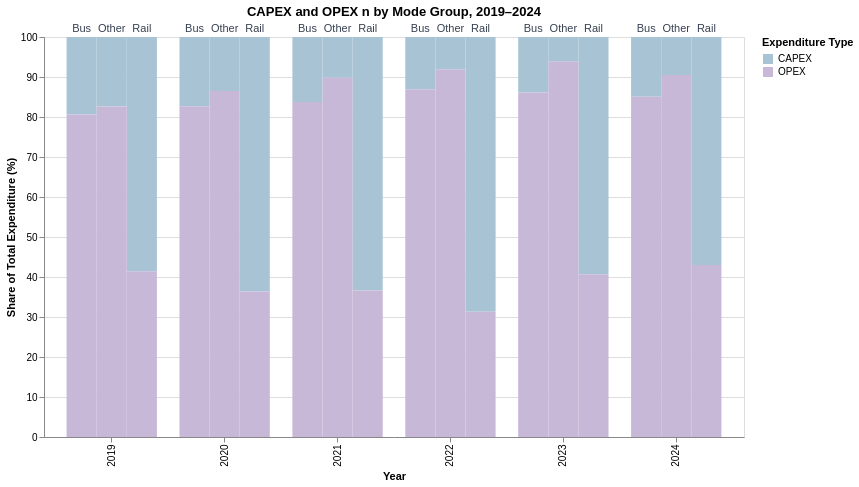

The cell this chart's notebook holds for it:
### Markdown cell above
### 1.2 Capital and Operating Expenditures by Mode Group Over Time

### Code cell
capex_opex_share = chart_ideas.percent_stacked_bar(
    df_merged,
    "mode_group",
    {
        "CAPEX": "total_capital_expenditures_real",
        "OPEX": "operating_expenses_total_real",
    },
    year_range=(2019, 2024),
    chart_title="CAPEX and OPEX n by Mode Group, 2019–2024",
    y_title="Share of Total Expenditure (%)",
    colors=["#A8C4D4", "#C7B8D8"],
)

capex_opex_share

### Figure 1 — Vega specification as saved in the notebook (floating-point values rounded to 4 significant figures)
{"$schema": "https://vega.github.io/schema/vega/v6.json", "data": [{"name": "source_0", "values": [{"amount": 1369000000.0, "category": "CAPEX", "mode_group": "Bus", "percentage": 19.4, "percentage_end": 100.0, "percentage_start": 80.6, "year": 2019}, {"amount": 198900000.0, "category": "CAPEX", "mode_group": "Other", "percentage": 17.37, "percentage_end": 100.0, "percentage_start": 82.63, "year": 2019}, {"amount": 4083000000.0, "category": "CAPEX", "mode_group": "Rail", "percentage": 58.54, "percentage_end": 100.0, "percentage_start": 41.46, "year": 2019}, {"amount": 1190000000.0, "category": "CAPEX", "mode_group": "Bus", "percentage": 17.29, "percentage_end": 100.0, "percentage_start": 82.71, "year": 2020}, {"amount": 139300000.0, "category": "CAPEX", "mode_group": "Other", "percentage": 13.51, "percentage_end": 100.0, "percentage_start": 86.49, "year": 2020}, {"amount": 4931000000.0, "category": "CAPEX", "mode_group": "Rail", "percentage": 63.62, "percentage_end": 100.0, "percentage_start": 36.38, "year": 2020}, {"amount": 1006000000.0, "category": "CAPEX", "mode_group": "Bus", "percentage": 16.24, "percentage_end": 100.0, "percentage_start": 83.76, "year": 2021}, {"amount": 81570000.0, "category": "CAPEX", "mode_group": "Other", "percentage": 10.19, "percentage_end": 100.0, "percentage_start": 89.81, "year": 2021}, {"amount": 4223000000.0, "category": "CAPEX", "mode_group": "Rail", "percentage": 63.35, "percentage_end": 100.0, "percentage_start": 36.65, "year": 2021}, {"amount": 758700000.0, "category": "CAPEX", "mode_group": "Bus", "percentage": 13.07, "percentage_end": 100.0, "percentage_start": 86.93, "year": 2022}, {"amount": 72050000.0, "category": "CAPEX", "mode_group": "Other", "percentage": 8.032, "percentage_end": 100.0, "percentage_start": 91.97, "year": 2022}, {"amount": 5628000000.0, "category": "CAPEX", "mode_group": "Rail", "percentage": 68.7, "percentage_end": 100.0, "percentage_start": 31.3, "year": 2022}, {"amount": 891900000.0, "category": "CAPEX", "mode_group": "Bus", "percentage": 13.9, "percentage_end": 100.0, "percentage_start": 86.1, "year": 2023}, {"amount": 61840000.0, "category": "CAPEX", "mode_group": "Other", "percentage": 6.154, "percentage_end": 100.0, "percentage_start": 93.85, "year": 2023}, {"amount": 4068000000.0, "category": "CAPEX", "mode_group": "Rail", "percentage": 59.31, "percentage_end": 100.0, "percentage_start": 40.69, "year": 2023}, {"amount": 1013000000.0, "category": "CAPEX", "mode_group": "Bus", "percentage": 14.92, "percentage_end": 100.0, "percentage_start": 85.08, "year": 2024}, {"amount": 110100000.0, "category": "CAPEX", "mode_group": "Other", "percentage": 9.478, "percentage_end": 100.0, "percentage_start": 90.52, "year": 2024}, {"amount": 4142000000.0, "category": "CAPEX", "mode_group": "Rail", "percentage": 57.0, "percentage_end": 100.0, "percentage_start": 43.0, "year": 2024}, {"amount": 5685000000.0, "category": "OPEX", "mode_group": "Bus", "percentage": 80.6, "percentage_end": 80.6, "percentage_start": 0.0, "year": 2019}, {"amount": 946500000.0, "category": "OPEX", "mode_group": "Other", "percentage": 82.63, "percentage_end": 82.63, "percentage_start": 0.0, "year": 2019}, {"amount": 2892000000.0, "category": "OPEX", "mode_group": "Rail", "percentage": 41.46, "percentage_end": 41.46, "percentage_start": 0.0, "year": 2019}, {"amount": 5691000000.0, "category": "OPEX", "mode_group": "Bus", "percentage": 82.71, "percentage_end": 82.71, "percentage_start": 0.0, "year": 2020}, {"amount": 891600000.0, "category": "OPEX", "mode_group": "Other", "percentage": 86.49, "percentage_end": 86.49, "percentage_start": 0.0, "year": 2020}, {"amount": 2820000000.0, "category": "OPEX", "mode_group": "Rail", "percentage": 36.38, "percentage_end": 36.38, "percentage_start": 0.0, "year": 2020}, {"amount": 5189000000.0, "category": "OPEX", "mode_group": "Bus", "percentage": 83.76, "percentage_end": 83.76, "percentage_start": 0.0, "year": 2021}, {"amount": 718900000.0, "category": "OPEX", "mode_group": "Other", "percentage": 89.81, "percentage_end": 89.81, "percentage_start": 0.0, "year": 2021}, {"amount": 2443000000.0, "category": "OPEX", "mode_group": "Rail", "percentage": 36.65, "percentage_end": 36.65, "percentage_start": 0.0, "year": 2021}, {"amount": 5045000000.0, "category": "OPEX", "mode_group": "Bus", "percentage": 86.93, "percentage_end": 86.93, "percentage_start": 0.0, "year": 2022}, {"amount": 824900000.0, "category": "OPEX", "mode_group": "Other", "percentage": 91.97, "percentage_end": 91.97, "percentage_start": 0.0, "year": 2022}, {"amount": 2564000000.0, "category": "OPEX", "mode_group": "Rail", "percentage": 31.3, "percentage_end": 31.3, "percentage_start": 0.0, "year": 2022}, {"amount": 5526000000.0, "category": "OPEX", "mode_group": "Bus", "percentage": 86.1, "percentage_end": 86.1, "percentage_start": 0.0, "year": 2023}, {"amount": 943100000.0, "category": "OPEX", "mode_group": "Other", "percentage": 93.85, "percentage_end": 93.85, "percentage_start": 0.0, "year": 2023}, {"amount": 2792000000.0, "category": "OPEX", "mode_group": "Rail", "percentage": 40.69, "percentage_end": 40.69, "percentage_start": 0.0, "year": 2023}, {"amount": 5777000000.0, "category": "OPEX", "mode_group": "Bus", "percentage": 85.08, "percentage_end": 85.08, "percentage_start": 0.0, "year": 2024}, {"amount": 1051000000.0, "category": "OPEX", "mode_group": "Other", "percentage": 90.52, "percentage_end": 90.52, "percentage_start": 0.0, "year": 2024}, {"amount": 3125000000.0, "category": "OPEX", "mode_group": "Rail", "percentage": 43.0, "percentage_end": 43.0, "percentage_start": 0.0, "year": 2024}]}, {"name": "source_1", "values": [{"mode_group": "Bus", "percentage": 100.0, "year": 2019}, {"mode_group": "Other", "percentage": 100.0, "year": 2019}, {"mode_group": "Rail", "percentage": 100.0, "year": 2019}, {"mode_group": "Bus", "percentage": 100.0, "year": 2020}, {"mode_group": "Other", "percentage": 100.0, "year": 2020}, {"mode_group": "Rail", "percentage": 100.0, "year": 2020}, {"mode_group": "Bus", "percentage": 100.0, "year": 2021}, {"mode_group": "Other", "percentage": 100.0, "year": 2021}, {"mode_group": "Rail", "percentage": 100.0, "year": 2021}, {"mode_group": "Bus", "percentage": 100.0, "year": 2022}, {"mode_group": "Other", "percentage": 100.0, "year": 2022}, {"mode_group": "Rail", "percentage": 100.0, "year": 2022}, {"mode_group": "Bus", "percentage": 100.0, "year": 2023}, {"mode_group": "Other", "percentage": 100.0, "year": 2023}, {"mode_group": "Rail", "percentage": 100.0, "year": 2023}, {"mode_group": "Bus", "percentage": 100.0, "year": 2024}, {"mode_group": "Other", "percentage": 100.0, "year": 2024}, {"mode_group": "Rail", "percentage": 100.0, "year": 2024}]}, {"name": "source_0_x_domain_year_0", "values": [{"year": 2019}, {"year": 2020}, {"year": 2021}, {"year": 2022}, {"year": 2023}, {"year": 2024}]}, {"name": "source_1_x_domain_year_1", "values": [{"year": 2019}, {"year": 2020}, {"year": 2021}, {"year": 2022}, {"year": 2023}, {"year": 2024}]}, {"name": "source_0_xOffset_domain_mode_group_0", "values": [{"mode_group": "Bus"}, {"mode_group": "Other"}, {"mode_group": "Rail"}]}, {"name": "source_1_xOffset_domain_mode_group_1", "values": [{"mode_group": "Bus"}, {"mode_group": "Other"}, {"mode_group": "Rail"}]}, {"name": "source_0_color_domain_category", "values": [{"category": "CAPEX"}, {"category": "OPEX"}]}], "marks": [{"type": "rect", "name": "layer_0_marks", "from": {"data": "source_0"}, "encode": {"update": {"tooltip": {"signal": "{\"Year\": isValid(datum[\"year\"]) ? isArray(datum[\"year\"]) ? join(datum[\"year\"], '\\n') : datum[\"year\"] : \"\"+datum[\"year\"], \"Mode Group\": isValid(datum[\"mode_group\"]) ? isArray(datum[\"mode_group\"]) ? join(datum[\"mode_group\"], '\\n') : datum[\"mode_group\"] : \"\"+datum[\"mode_group\"], \"Type\": isValid(datum[\"category\"]) ? isArray(datum[\"category\"]) ? join(datum[\"category\"], '\\n') : datum[\"category\"] : \"\"+datum[\"category\"], \"Share\": format(datum[\"percentage\"], \".1f\"), \"Amount\": format(datum[\"amount\"], \",.0f\")}"}, "width": {"signal": "max(0.25, bandwidth('xOffset'))"}, "x": {"field": "year", "scale": "x", "offset": {"field": "mode_group", "scale": "xOffset"}}, "stroke": {}, "y": {"field": "percentage_end", "scale": "y"}, "fill": {"field": "category", "scale": "color"}, "y2": {"field": "percentage_start", "scale": "y"}}}, "style": ["bar"]}, {"type": "text", "name": "layer_1_marks", "from": {"data": "source_1"}, "encode": {"update": {"fontSize": {"value": 11}, "baseline": {"value": "middle"}, "dy": {"value": -8}, "fontWeight": {"value": 500}, "align": {"value": "center"}, "fill": {"value": "#374151"}, "x": {"field": "year", "scale": "x", "offset": {"field": "mode_group", "scale": "xOffset", "band": 0.5}}, "text": {"signal": "isValid(datum[\"mode_group\"]) ? datum[\"mode_group\"] : \"\"+datum[\"mode_group\"]"}, "y": {"field": "percentage", "scale": "y"}}}, "style": ["text"]}], "scales": [{"name": "x", "type": "band", "domain": {"fields": [{"data": "source_0_x_domain_year_0", "field": "year"}, {"data": "source_1_x_domain_year_1", "field": "year"}], "sort": true}, "range": [0, {"signal": "width"}], "paddingInner": 0.2, "paddingOuter": 0.2}, {"name": "y", "type": "linear", "domain": [0, 100], "range": [{"signal": "height"}, 0], "nice": true, "zero": true}, {"name": "xOffset", "type": "band", "domain": {"fields": [{"data": "source_0_xOffset_domain_mode_group_0", "field": "mode_group"}, {"data": "source_1_xOffset_domain_mode_group_1", "field": "mode_group"}], "sort": true}, "range": [0, {"signal": "bandwidth('x')"}]}, {"name": "color", "type": "ordinal", "domain": {"data": "source_0_color_domain_category", "field": "category", "sort": true}, "range": ["#A8C4D4", "#C7B8D8"]}], "axes": [{"scale": "y", "tickCount": {"signal": "ceil(height/40)"}, "orient": "left", "domain": false, "labels": false, "gridScale": "x", "minExtent": 0, "aria": false, "zindex": 0, "grid": true, "ticks": false, "maxExtent": 0}, {"scale": "x", "labelAlign": "right", "labelAngle": 270, "title": "Year", "orient": "bottom", "labelBaseline": "middle", "grid": false, "zindex": 0}, {"scale": "y", "grid": false, "labelOverlap": true, "tickCount": {"signal": "ceil(height/40)"}, "title": "Share of Total Expenditure (%)", "orient": "left", "zindex": 0}], "title": {"text": "CAPEX and OPEX n by Mode Group, 2019–2024", "frame": "group"}, "background": "white", "padding": 5, "legends": [{"title": "Expenditure Type", "fill": "color", "symbolType": "square", "encode": {"symbols": {"update": {"stroke": {"value": null}}}}}], "width": 700, "height": 400, "style": "cell"}
